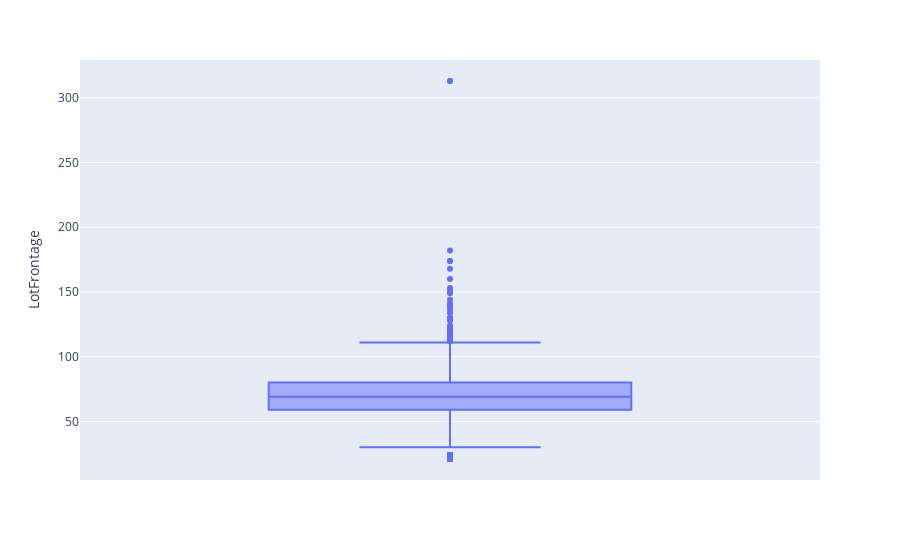

Here is the notebook cell this chart was saved with:
### Markdown cell above
#Investigando LotFrontage, no se tiene una razon especifica por la cual falten valores en este campo, asi que idearemos un metodo para imputar sus valores faltantes

### Code cell
#Verificamos los outliers de LotFrontage:
px.box(X_train,y="LotFrontage")

### Figure 1 — Plotly figure (JSON) as saved in the notebook; plotly's stock layout.template omitted (floating-point values rounded to 4 significant figures; data arrays with more than 128 entries replaced by an {"elided": "..."} marker saying what was removed)
{"data": [{"alignmentgroup": "True", "hovertemplate": "LotFrontage=%{y}<extra></extra>", "legendgroup": "", "marker": {"color": "#636efa"}, "name": "", "notched": false, "offsetgroup": "", "orientation": "v", "showlegend": false, "type": "box", "x0": " ", "xaxis": "x", "y": {"elided": "1460 int values"}, "y0": " ", "yaxis": "y"}], "layout": {"boxmode": "group", "legend": {"tracegroupgap": 0}, "margin": {"t": 60}, "xaxis": {"anchor": "y", "domain": [0, 1]}, "yaxis": {"anchor": "x", "domain": [0, 1], "title": {"text": "LotFrontage"}}}}
